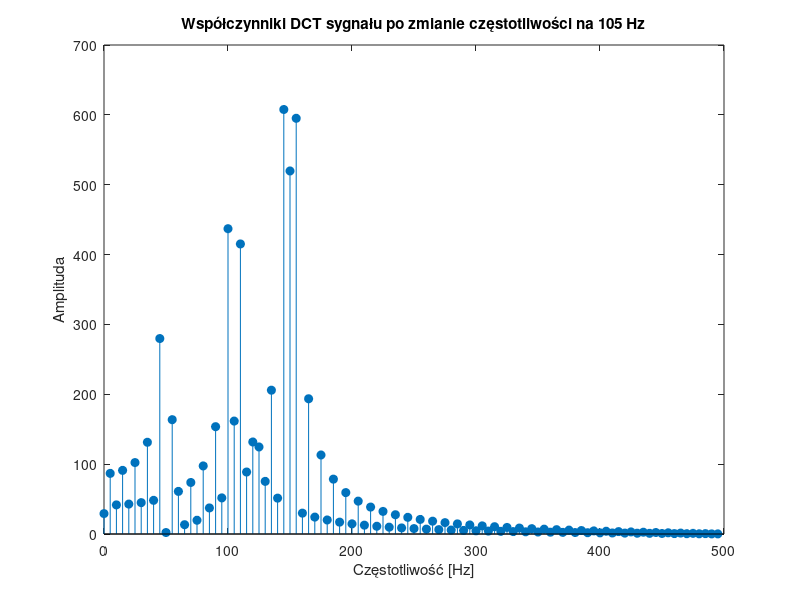

MATLAB code for this plot:
clear all; close all;
%składowa o częstotliwości 105 Hz jest rozmyta. 
% Oznacza to, że nie ma ona bezpośredniego odwzorowania w zestawie funkcji 
% bazowych macierzy DCT, które są dostrojone do 
% harmonicznych sygnału o częstotliwościach wielokrotności fs/N
N = 100;
fs = 1000;
dt = 1/fs;
t = (0:N-1)*dt;

f1 = 50; A1 = 50;
f2 = 105; A2 = 100; % Zmiana częstotliwości na 105 Hz
f3 = 150; A3 = 150;

x = A1*sin(2*pi*f1*t) + A2*sin(2*pi*f2*t) + A3*sin(2*pi*f3*t);

A = zeros(N, N);
for k = 0:N-1
    for n = 0:N-1
        if k == 0
            sk = 1 / sqrt(N);
        else
            sk = sqrt(2 / N);
        end
        A(k+1, n+1) = sk * cos(pi * k / N * (n + 0.5));
    end
end
S = A';
y = A*x';
xr = S*y;
f = (0:N-1)*fs/N/2;

figure;
stem(f, abs(y), 'filled');
title('Współczynniki DCT sygnału po zmianie częstotliwości na 105 Hz');
xlabel('Częstotliwość [Hz]');
ylabel('Amplituda');

error = max(abs(xr'-x));
if error < 1e-10
    disp('Sygnał został perfekcyjnie zrekonstruowany.');
else
    disp(['Rekonstrukcja nie jest perfekcyjna. Maksymalny błąd: ', num2str(error)]);
end
